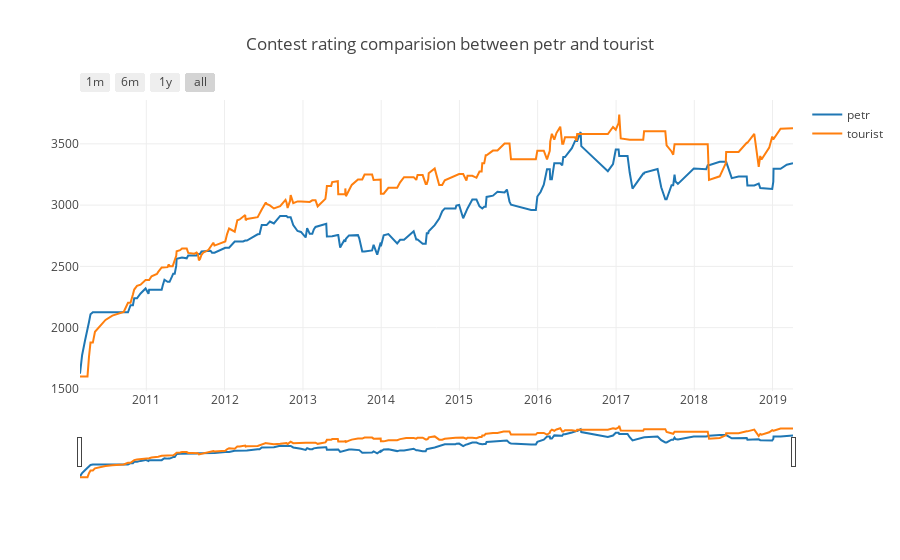

Notebook source saved alongside this figure:
### Code cell
plot_two_rating('petr','tourist')

### Figure 1 — Plotly figure (JSON) as saved in the notebook; plotly's stock layout.template omitted (floating-point values rounded to 4 significant figures; data arrays with more than 128 entries replaced by an {"elided": "..."} marker saying what was removed)
{"data": [{"hoverinfo": "text", "name": "petr", "text": {"elided": "216 str values"}, "type": "scatter", "uid": "acbea567-6e50-4ce2-897e-53205d3e9b7e", "x": {"elided": "216 str values"}, "y": {"elided": "216 int values"}}, {"hoverinfo": "text", "name": "tourist", "text": {"elided": "216 str values"}, "type": "scatter", "uid": "1771f9f4-c982-4142-9592-dadb0b44bc13", "x": {"elided": "216 str values"}, "y": {"elided": "216 int values"}}], "layout": {"title": {"text": "Contest rating comparision between petr and tourist"}, "xaxis": {"rangeselector": {"buttons": [{"count": 1, "label": "1m", "step": "month", "stepmode": "backward"}, {"count": 6, "label": "6m", "step": "month", "stepmode": "backward"}, {"count": 1, "label": "1y", "step": "year", "stepmode": "backward"}, {"step": "all"}]}, "rangeslider": {"visible": true}, "type": "date"}}}
